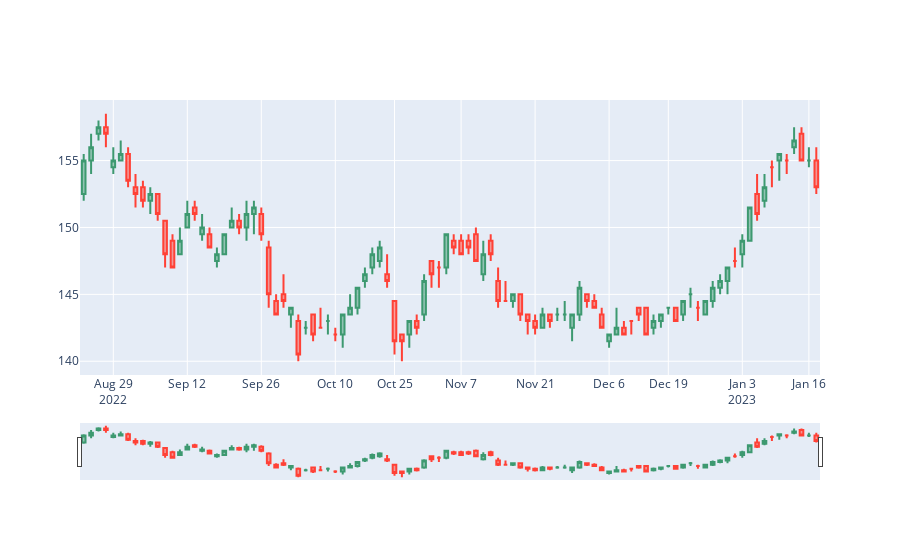

Notebook cell for this chart:
### Code cell
share.Plot_Candle_Day('KBANK')
